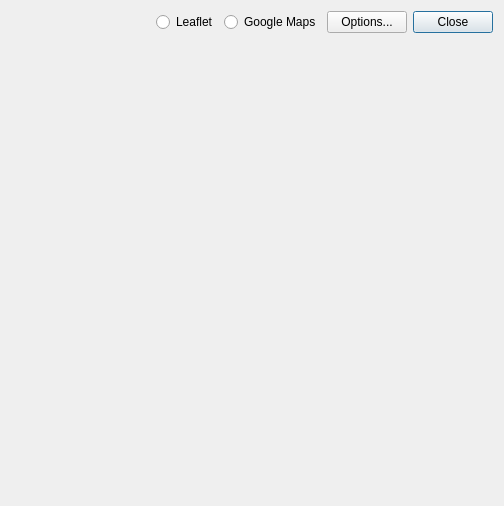
<?xml version="1.0" encoding="UTF-8"?>
<ui version="4.0">
 <class>MapView</class>
 <widget class="QWidget" name="MapView">
  <property name="geometry">
   <rect>
    <x>0</x>
    <y>0</y>
    <width>504</width>
    <height>506</height>
   </rect>
  </property>
  <property name="windowTitle">
   <string>Google Map View</string>
  </property>
  <property name="toolTip">
   <string/>
  </property>
  <layout class="QVBoxLayout" name="verticalLayout">
   <property name="spacing">
    <number>0</number>
   </property>
   <item>
    <widget class="QWidget" name="Panel1" native="true">
     <property name="enabled">
      <bool>true</bool>
     </property>
     <property name="sizePolicy">
      <sizepolicy hsizetype="Preferred" vsizetype="Fixed">
       <horstretch>0</horstretch>
       <verstretch>0</verstretch>
      </sizepolicy>
     </property>
     <property name="toolTip">
      <string/>
     </property>
     <property name="layoutDirection">
      <enum>Qt::LeftToRight</enum>
     </property>
     <property name="text" stdset="0">
      <string/>
     </property>
     <layout class="QHBoxLayout" name="horizontalLayout">
      <property name="leftMargin">
       <number>0</number>
      </property>
      <property name="topMargin">
       <number>0</number>
      </property>
      <property name="rightMargin">
       <number>0</number>
      </property>
      <property name="bottomMargin">
       <number>0</number>
      </property>
      <item>
       <widget class="QPushButton" name="btnCenter">
        <property name="toolTip">
         <string>Go to Center</string>
        </property>
        <property name="icon">
         <iconset resource="../icon/resources.qrc">
          <normaloff>:/buttons/trackc</normaloff>:/buttons/trackc</iconset>
        </property>
        <property name="flat">
         <bool>true</bool>
        </property>
       </widget>
      </item>
      <item>
       <widget class="QPushButton" name="btnShrink">
        <property name="toolTip">
         <string>Zoom out</string>
        </property>
        <property name="icon">
         <iconset resource="../icon/resources.qrc">
          <normaloff>:/buttons/shrink</normaloff>:/buttons/shrink</iconset>
        </property>
        <property name="flat">
         <bool>true</bool>
        </property>
       </widget>
      </item>
      <item>
       <widget class="QPushButton" name="btnExpand">
        <property name="toolTip">
         <string>Zoom in</string>
        </property>
        <property name="icon">
         <iconset resource="../icon/resources.qrc">
          <normaloff>:/buttons/expand</normaloff>:/buttons/expand</iconset>
        </property>
        <property name="flat">
         <bool>true</bool>
        </property>
       </widget>
      </item>
      <item>
       <spacer name="horizontalSpacer">
        <property name="orientation">
         <enum>Qt::Horizontal</enum>
        </property>
        <property name="sizeHint" stdset="0">
         <size>
          <width>40</width>
          <height>20</height>
         </size>
        </property>
       </spacer>
      </item>
      <item>
       <widget class="QRadioButton" name="rBMapSelect1">
        <property name="text">
         <string>Leaflet</string>
        </property>
       </widget>
      </item>
      <item>
       <widget class="QRadioButton" name="rBMapSelect2">
        <property name="text">
         <string>Google Maps</string>
        </property>
       </widget>
      </item>
      <item>
       <widget class="QPushButton" name="btnOptions">
        <property name="text">
         <string>Options...</string>
        </property>
       </widget>
      </item>
      <item>
       <widget class="QPushButton" name="btnClose">
        <property name="toolTip">
         <string/>
        </property>
        <property name="text">
         <string>Close</string>
        </property>
        <property name="autoDefault">
         <bool>true</bool>
        </property>
        <property name="default">
         <bool>true</bool>
        </property>
       </widget>
      </item>
     </layout>
    </widget>
   </item>
   <item>
    <widget class="QWidget" name="panel2" native="true">
     <property name="toolTip">
      <string/>
     </property>
     <property name="layoutDirection">
      <enum>Qt::LeftToRight</enum>
     </property>
     <property name="text" stdset="0">
      <string/>
     </property>
    </widget>
   </item>
  </layout>
 </widget>
 <resources>
  <include location="../icon/resources.qrc"/>
 </resources>
 <connections/>
</ui>
